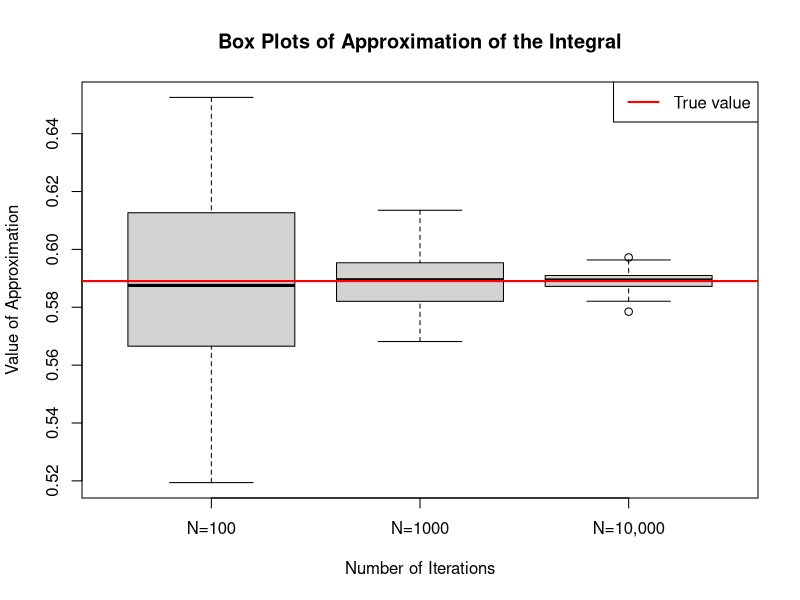
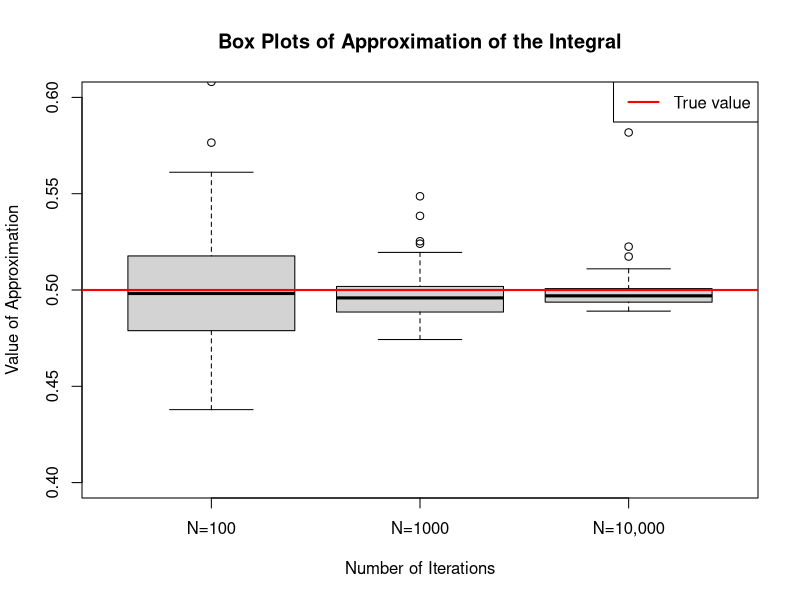
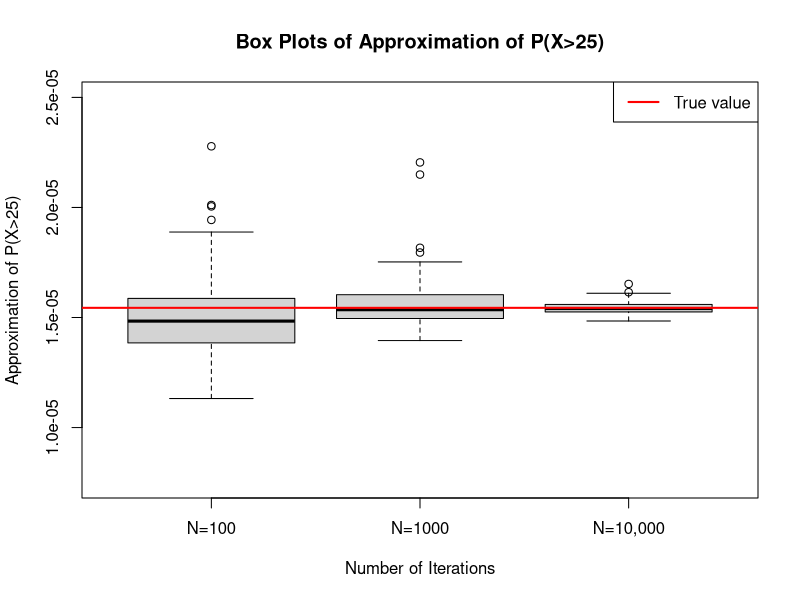
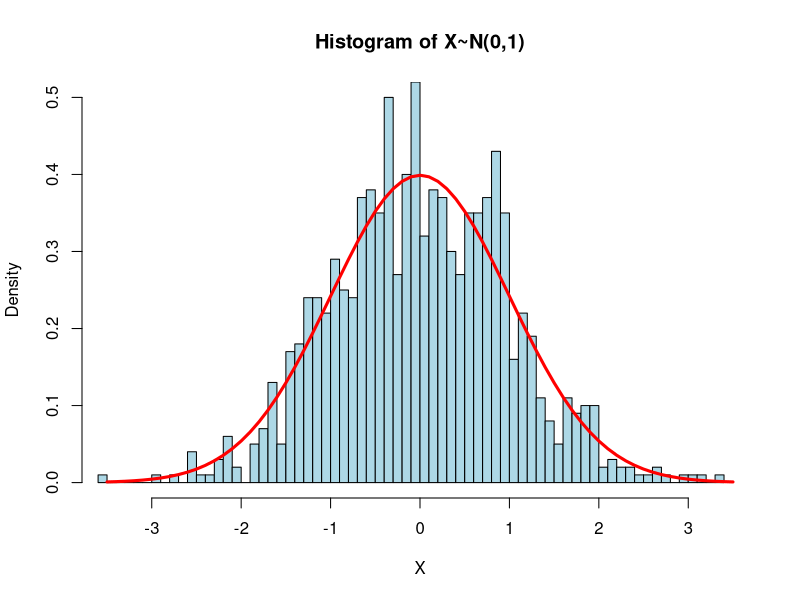
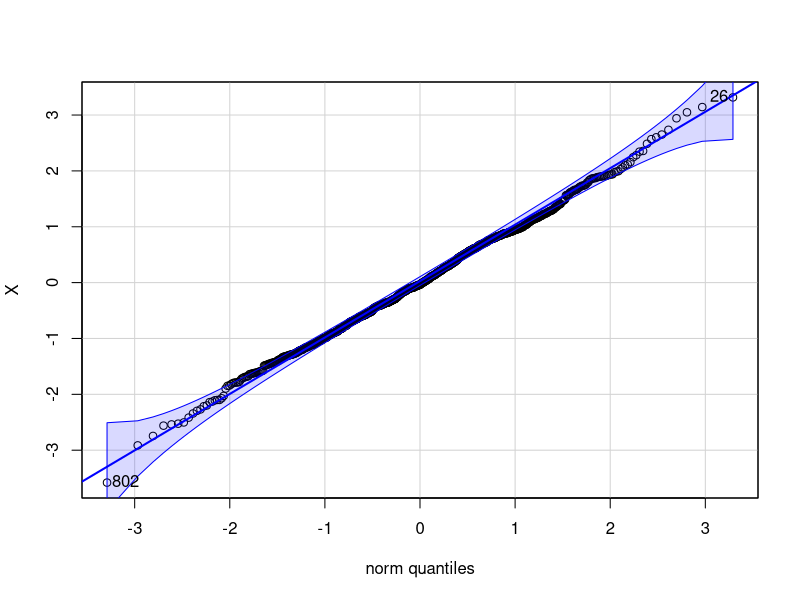
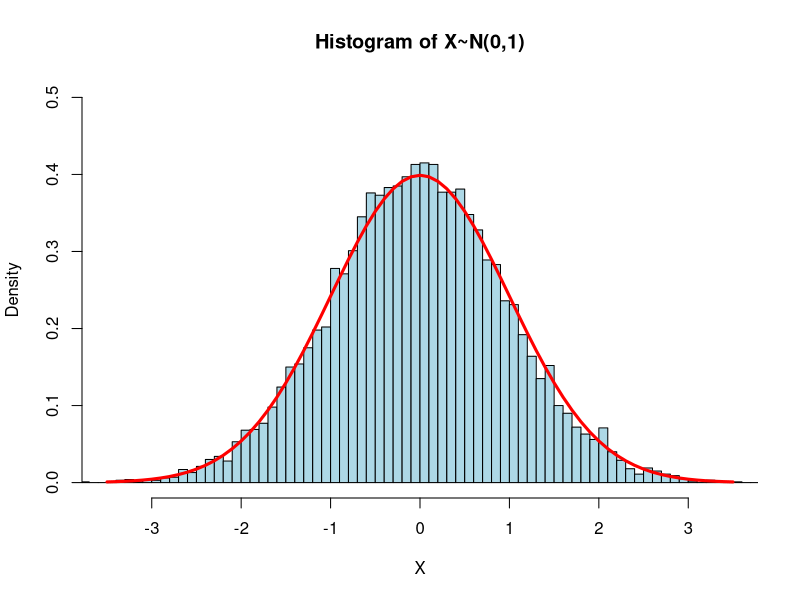
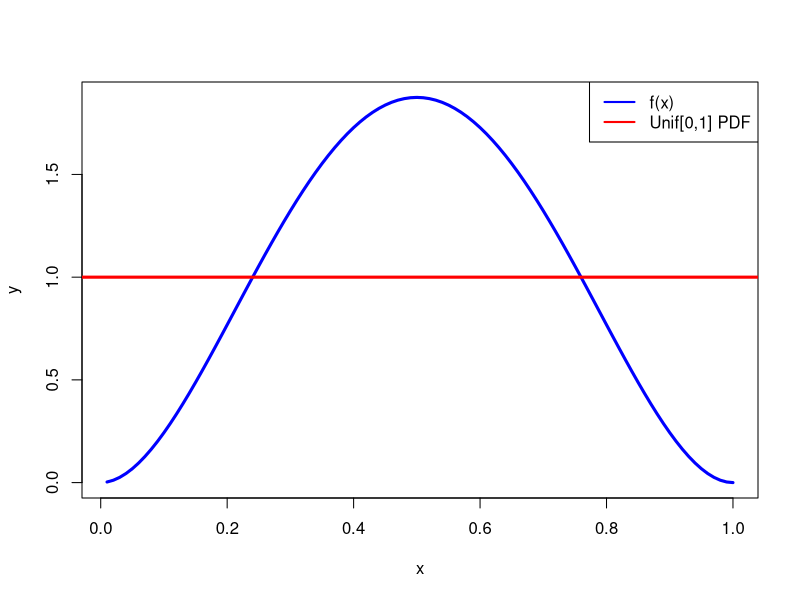
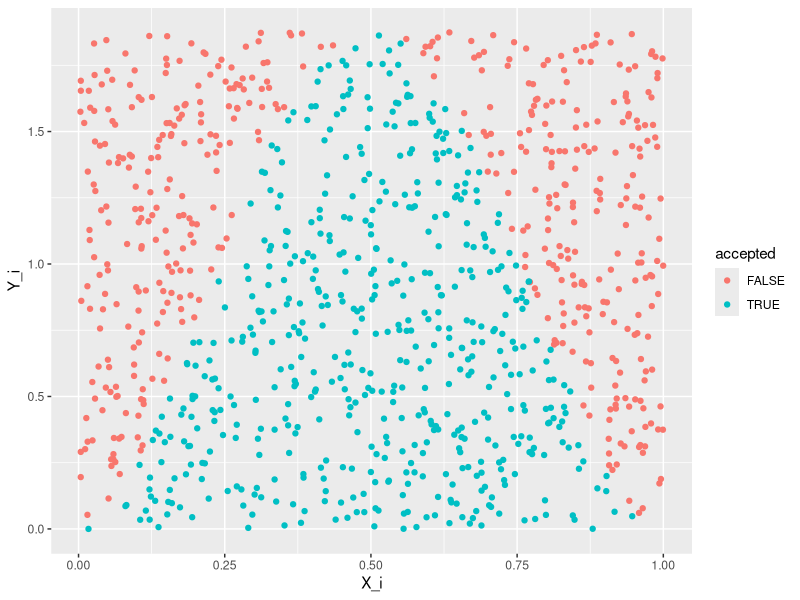

Write R code to recreate these figures, in order.
## ---- chunk 1
# clear variables
rm(list=ls())
library(ggplot2)
library(knitr)
## ---- chunk 2
h <- function(x){
  if(x>1 | x<0){ # set h(x) to zero if x is not in [0,1]
    return(0)
  }else{ 
    return( (1-x^2)^{3/2} )
  }
}
## ---- chunk 3
N = 100
x <- runif(N, 0, 1)
## ---- chunk 4
h_i <- sapply(x, h)

I.100 = sum(h_i)/N
## ---- chunk 5
N = 1000
x_i <- runif(N, 0, 1)
h_i <- sapply(x_i, h)

I.1k = sum(h_i)/N
## ---- chunk 6
N = 10000
x_i <- runif(N, 0, 1)
h_i <- sapply(x_i, h)

I.10k = sum(h_i)/N
## ---- chunk 7
# This function will approximate I given a value for N1:number of iterations.
approximateI <- function(N1){
  x_n <- runif(N1, 0, 1)
  h_n <- sapply(x_n, h)
  I.N = sum(h_n)/N1
  
  return(I.N)
}

# 100 approximations for I with N=100
I_100 = sapply(rep(100,100), approximateI)

# 1,000 approximations for I with N=1000
I_1k = sapply(rep(1000,100), approximateI)

# 10,000 approximations for I with N=10,000
I_10K = sapply(rep(10000,100), approximateI)

# Creating Data Frame with all the data. 
df = data.frame(I_100,I_1k,I_10K)
colnames(df)<- c("N=100", "N=1000", "N=10,000")

# Creating Box Plot
boxplot(df, xlab="Number of Iterations", 
        ylab="Value of Approximation",
        main="Box Plots of Approximation of the Integral")

# Adding red line to represent the correct value of I
abline(h = 3*pi/16, col="red",lwd=2)

# Adding legend
legend('topright', "True value", col="red", lwd=2, bg="white")
## ---- chunk 8
# clear variables
rm(list=ls())
## ---- chunk 9
h <- function(x){
  if(x<0){
    return(0)
  }else{
    return(x*(1+x^2)^(-2)/exp(-x))
  }
}
## ---- chunk 10
N = 100
x_i <- rexp(N, rate=1)
h_i <- sapply(x_i, h)
I.100 = sum(h_i)/N

N = 1000
x_i <- rexp(N, rate=1)
h_i <- sapply(x_i, h)
I.1k = sum(h_i)/N

N = 10000
x_i <- rexp(N, rate=1)
h_i <- sapply(x_i, h)
I.10k = sum(h_i)/N
## ---- chunk 11
approximateI <- function(N1){
  x_1 <- rexp(N1, rate=1)
  h_1 <- sapply(x_1, h)
  I.1 <- sum(h_1)/N1

  return(I.1)
}

# Running simulations
I_100 = sapply(rep(100,100), approximateI)
I_1k = sapply(rep(1000,100), approximateI)
I_10k = sapply(rep(10000,100), approximateI)

# Creating Data Frame with all the data. 
df = data.frame(I_100,I_1k,I_10k)
colnames(df)<- c("N=100", "N=1000", "N=10,000")

# Creating Box Plot
boxplot(df, xlab="Number of Iterations",
        ylab="Value of Approximation",
        main="Box Plots of Approximation of the Integral",
        ylim=c(0.4,0.6))

# Adding red line to represent the correct value of I
abline(h = 1/2, col="red",lwd=2)

# Adding legend
legend('topright', "True value", col="red", lwd=2, bg="white")
## ---- chunk 12
N = 100

h = function(x) return(sqrt(pi))
  
x_i = rnorm(N, mean=0, sd=sqrt(1/2))
h_i = sapply(x_i, h)

I = sum(h_i)/N
## ---- chunk 13
rm(list=ls())

# Use the importance samplig methods ( in case of integration) to calculate the probability that \chi^2_3 random variable is greater then 25.
## ---- chunk 14
approximateChiSqr = function(nSimulations, df=3, valGreaterThan=25){
  X = rexp(nSimulations,rate=1)+25
  return(mean(dchisq(X, df=df)/dexp(X-valGreaterThan)))
}
## ---- chunk 15
# Running simulations
chiSq_100 = sapply(rep(100,100), approximateChiSqr)
chiSq_1k = sapply(rep(1000,100), approximateChiSqr)
chiSq_10k = sapply(rep(10000,100), approximateChiSqr)

chiSqSims = data.frame(chiSq_100, chiSq_1k, chiSq_10k)
colnames(chiSqSims)<- c("N=100", "N=1000", "N=10,000")

# Creating Box Plot
boxplot(chiSqSims, xlab="Number of Iterations",
        ylab="Approximation of P(X>25)",
        main="Box Plots of Approximation of P(X>25)",
        ylim=c(0.75*10^(-5), 2.5*10^(-5)))

# Adding red line to represent the correct value of I
abline(h = pchisq(25, df=3, lower.tail = F), col="red",lwd=2)

# Adding legend
legend('topright', "True value", col="red", lwd=2, bg="white")
## ---- chunk 16
rm(list=ls())
# Perform simulations for the example 11.5 p 652 of the textbook. Simulate 1000, 10000 random numbers from normal distribution using the methodology given in the example. Plot normal probability plot and histograms for thease two sample2.
## ---- chunk 17
nSims = 1000

X = c()
while(length(X) < nSims){
  u = runif(1, min=0 ,max=1)
  y1 = rexp(1, rate=1)
  y2 = rexp(1, rate=1)
  
  if(y2 >= (y1-1)^2/2){
    if(u<0.5) y = -y1 else y = y1 
    X = append(X, y)
  }
}
hist(X, probability=T, breaks=80, col="lightblue", 
     main="Histogram of X~N(0,1)",
     xlim=c(-3.5, 3.5), ylim=c(0,0.5))
lines(seq(-3.5, 3.5, by=0.1), dnorm(seq(-3.5, 3.5, by=0.1)), 
      col="red", lwd=3, xlim=c(-3.5, 3.5))
## ---- chunk 18
library(car)

qqPlot(X)
## ---- chunk 19
nSims = 10000

X = c()
while(length(X) < nSims){
  u = runif(1, min=0 ,max=1)
  y1 = rexp(1, rate=1)
  y2 = rexp(1, rate=1)
  
  if(y2 >= (y1-1)^2/2){
    if(u<0.5) y = -y1 else y = y1 
    X = append(X, y)
  }
}
hist(X, probability=T, breaks=100, col="lightblue", 
     main="Histogram of X~N(0,1)",
     xlim=c(-3.5, 3.5), ylim=c(0,0.5))
lines(seq(-3.5, 3.5, by=0.1), dnorm(seq(-3.5, 3.5, by=0.1)), 
      col="red", lwd=3, xlim=c(-3.5, 3.5))
## ---- chunk 20
# clear variables
rm(list=ls())
## ---- chunk 21
f = function(x){
  if(x<0 | x>1){
    return(0)
  }else{
    return(30*(x^2 - 2*x^3 + x^4))
  }
}
x = 1:100/100
y = sapply(x,f)

# plotting f(x)
plot(y~x, type="l", col="blue", lwd=3)

# plotting uniform PDF
abline(h=1, lwd=3, col="red")

# Adding legend
legend('topright', c("f(x)", "Unif[0,1] PDF"), col=c("blue","red"), lwd=2, bg="white")

## ---- chunk 22
library(ggplot2) # for better scatter plots

N = 10000  #number of samples
M = f(1/2) # Scaling factor for random draws.

X_i = c() # the draws of x_i
Y_i = c() # the draws of y_i
accepted = c() # TRUE if sample is accepted, FALSE otherwise

# to keep track of how many samples we accepted
numAccepted = 0

# We need to repeat draws until we have N draws
while( numAccepted < N ){
  # drawing simulations
  x_i = runif(1, 0, 1)
  y_i = runif(1, 0, M)
  accept = (y_i <= f(x_i))
  
  # storing simulations
  X_i = append(x_i, X_i)
  Y_i = append(y_i, Y_i)
  accepted = append(accept, accepted)
  
  numAccepted = numAccepted + as.numeric(accept)
}

# Store data in data in data frame for convinience
df=data.frame(X_i,Y_i,accepted)

# creating scatter plot of all draws with color denoting if it was accepted
rs.scatter <- qplot(X_i, Y_i, colour = accepted, data = head(df,1000))
rs.scatter + stat_function(fun=f, colour = "black", size=2) 
## ---- chunk 23
hist(X_i[accepted==TRUE], 
     col="lightblue", 
     breaks=50, 
     probability = TRUE,
     xlab="X_i",
     main = "Histogram of Accepted Draws") 
lines(y~x, col="red", lwd=5)

legend('topright', "f(x)", col="red", lwd=2, bg="white")
## ---- chunk 24
library(ggplot2) # for better scatter plots

N = 10000  #number of samples
M = 1 # Scaling factor for random draws.

X_i = c() # the draws of x_i
Y_i = c() # the draws of y_i
accepted = c() # TRUE if sample is accepted, FALSE otherwise

# to keep track of how many samples we accepted
numAccepted = 0

# We need to repeat draws until we have N draws
while( numAccepted < N ){
  # drawing simulations
  x_i = runif(1, 0, 1)
  y_i = runif(1, 0, M)
  accept = (y_i <= f(x_i))
  
  # storing simulations
  X_i = append(x_i, X_i)
  Y_i = append(y_i, Y_i)
  accepted = append(accept, accepted)
  
  numAccepted = numAccepted + as.numeric(accept)
}

# Store data in data in data frame for convinience
df=data.frame(X_i,Y_i,accepted)

# creating scatter plot of all draws with color denoting if it was accepted
rs.scatter <- qplot(X_i, Y_i, colour = accepted, data = head(df,1000), main="M=1: too Small")
rs.scatter + stat_function(fun=f, colour = "black", size=2) 
## ---- chunk 25
N = 10000  #number of samples
M = 3 # Scaling factor for random draws.

X_i = c() # the draws of x_i
Y_i = c() # the draws of y_i
accepted = c() # TRUE if sample is accepted, FALSE otherwise

# to keep track of how many samples we accepted
numAccepted = 0

# We need to repeat draws until we have N draws
while( numAccepted < N ){
  # drawing simulations
  x_i = runif(1, 0, 1)
  y_i = runif(1, 0, M)
  accept = (y_i <= f(x_i))
  
  # storing simulations
  X_i = append(x_i, X_i)
  Y_i = append(y_i, Y_i)
  accepted = append(accept, accepted)
  
  numAccepted = numAccepted + as.numeric(accept)
}

# Store data in data in data frame for convinience
df=data.frame(X_i,Y_i,accepted)

# creating scatter plot of all draws with color denoting if it was accepted
rs.scatter <- qplot(X_i, Y_i, colour = accepted, data = head(df,1000), main="M=3: too Big")
rs.scatter + stat_function(fun=f, colour = "black", size=2) 
## ---- chunk 26
nSamples = 1000

# Defining pmf
p = function(x){
  if(x==1){return(0.4)}
  else if(x==2){return(0.4)}
  else if(x==3){return(0.2)}
  else return(0)
}
## ---- chunk 27
# Defining the CDF
cumulat = cumsum(sapply(1:3,p))

# Defining the invese of the CDF
inv_cdf <- function(x){
  if(x<0 | x>1){return(0)}
  else if(x<=cumulat[1]){return(1)}
  else if(x<=cumulat[2]){return(2)}
  else if(x<=cumulat[3]){return(3)}
}
## ---- chunk 28
# Sampling uniform distribution
U = runif(nSamples)

# Applying inverse cdf to the sample
X = sapply(U, inv_cdf)

# Creating a Histogram
sampleSummary <- summary(as.factor(X))
barplot(sampleSummary/nSamples, col="lightblue", main="Histogram of X", 
        xlab="X", ylab="Frequency as Percent", ylim = c(0,0.5))
## ---- chunk 29
print(sampleSummary/nSamples)
## ---- chunk 30
rm(list = ls())
# 6. In example 4.41 (pg 250) let n=5, λ_1=1, λ_2=2, λ_3=3, λ_4=4, λ_5=5, c=3. Simulate sample size m=1000 from S. Plot the histogram for sum of lambdas.
## ---- chunk 31
nSims = 1000
burnin = 10

C=5; n=5; lambda=c(1,2,3,4,5)
X = c(2,2,2,2,2)

S = c(); # Will store the draws
nIter = 0 # counts the iterations
for(i in 1:(nSims+burnin)){
  # Choose a random index
  I = sample(1:n, 1)
  
  y_i = rexp(1,rate=lambda[I])
  a.plus = max(C - sum(X[-I]), 0) 
  
  # Replace the I-th R.V.
  X[I] = y_i + a.plus
  
  # Check to see if burn in is complete
  if(nIter >= burnin){
    S = append(S, sum(X))
  }

  nIter = nIter + 1
}

hist(S,breaks=50, probability=T, col="lightblue")
